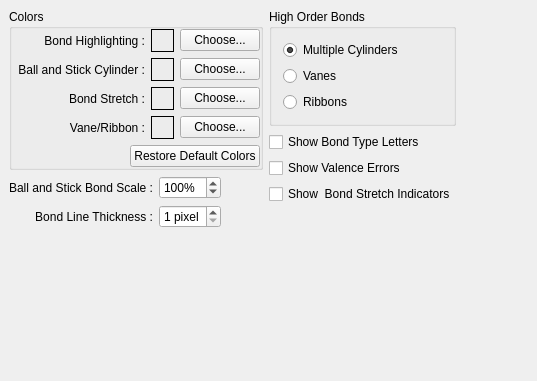
     <widget class="QWidget" name="TabPage" >
      <attribute name="title" >
       <string>Bonds</string>
      </attribute>
      <layout class="QGridLayout" >
       <property name="margin" >
        <number>9</number>
       </property>
       <property name="spacing" >
        <number>6</number>
       </property>
       <item row="0" column="2" >
        <spacer>
         <property name="orientation" >
          <enum>Qt::Horizontal</enum>
         </property>
         <property name="sizeType" >
          <enum>QSizePolicy::Expanding</enum>
         </property>
         <property name="sizeHint" >
          <size>
           <width>72</width>
           <height>20</height>
          </size>
         </property>
        </spacer>
       </item>
       <item row="0" column="1" >
        <layout class="QVBoxLayout" >
         <property name="margin" >
          <number>0</number>
         </property>
         <property name="spacing" >
          <number>6</number>
         </property>
         <item>
          <widget class="QGroupBox" name="high_order_bond_display_groupbox" >
           <property name="title" >
            <string>High Order Bonds</string>
           </property>
           <layout class="QVBoxLayout" >
            <property name="margin" >
             <number>11</number>
            </property>
            <property name="spacing" >
             <number>6</number>
            </property>
            <item>
             <widget class="QRadioButton" name="multCyl_radioButton" >
              <property name="toolTip" >
               <string>Display high order bonds using multiple cylinders</string>
              </property>
              <property name="text" >
               <string>Multiple Cylinders</string>
              </property>
              <property name="checked" >
               <bool>true</bool>
              </property>
             </widget>
            </item>
            <item>
             <widget class="QRadioButton" name="vanes_radioButton" >
              <property name="toolTip" >
               <string>Display pi systems in high order bonds as Vanes</string>
              </property>
              <property name="text" >
               <string>Vanes</string>
              </property>
             </widget>
            </item>
            <item>
             <widget class="QRadioButton" name="ribbons_radioButton" >
              <property name="toolTip" >
               <string>Display pi systems in high order bonds as Ribbons</string>
              </property>
              <property name="text" >
               <string>Ribbons</string>
              </property>
             </widget>
            </item>
           </layout>
          </widget>
         </item>
         <item>
          <widget class="QCheckBox" name="show_bond_labels_checkbox" >
           <property name="toolTip" >
            <string>Display Bond Type Label</string>
           </property>
           <property name="text" >
            <string>Show Bond Type Letters</string>
           </property>
          </widget>
         </item>
         <item>
          <widget class="QCheckBox" name="show_valence_errors_checkbox" >
           <property name="toolTip" >
            <string>Enable/Disable Valence Error Checker</string>
           </property>
           <property name="text" >
            <string>Show Valence Errors</string>
           </property>
          </widget>
         </item>
         <item>
          <widget class="QCheckBox" name="showBondStretchIndicators_checkBox" >
           <property name="toolTip" >
            <string>Enable/Disable Display of Bond Stretch Indicators</string>
           </property>
           <property name="text" >
            <string>Show  Bond Stretch Indicators</string>
           </property>
          </widget>
         </item>
         <item>
          <spacer>
           <property name="orientation" >
            <enum>Qt::Vertical</enum>
           </property>
           <property name="sizeHint" >
            <size>
             <width>20</width>
             <height>40</height>
            </size>
           </property>
          </spacer>
         </item>
        </layout>
       </item>
       <item row="0" column="0" >
        <layout class="QVBoxLayout" >
         <property name="margin" >
          <number>0</number>
         </property>
         <property name="spacing" >
          <number>6</number>
         </property>
         <item>
          <widget class="QGroupBox" name="groupBox4" >
           <property name="title" >
            <string>Colors</string>
           </property>
           <layout class="QGridLayout" >
            <property name="margin" >
             <number>0</number>
            </property>
            <property name="spacing" >
             <number>6</number>
            </property>
            <item row="1" column="0" colspan="2" >
             <layout class="QHBoxLayout" >
              <property name="margin" >
               <number>0</number>
              </property>
              <property name="spacing" >
               <number>6</number>
              </property>
              <item>
               <spacer>
                <property name="orientation" >
                 <enum>Qt::Horizontal</enum>
                </property>
                <property name="sizeType" >
                 <enum>QSizePolicy::Expanding</enum>
                </property>
                <property name="sizeHint" >
                 <size>
                  <width>40</width>
                  <height>20</height>
                 </size>
                </property>
               </spacer>
              </item>
              <item>
               <widget class="QPushButton" name="reset_bond_colors_btn" >
                <property name="text" >
                 <string>Restore Default Colors</string>
                </property>
                <property name="autoDefault" >
                 <bool>false</bool>
                </property>
               </widget>
              </item>
             </layout>
            </item>
            <item row="0" column="1" >
             <layout class="QGridLayout" >
              <property name="margin" >
               <number>0</number>
              </property>
              <property name="spacing" >
               <number>6</number>
              </property>
              <item row="0" column="0" >
               <widget class="QLabel" name="textLabel3_2" >
                <property name="sizePolicy" >
                 <sizepolicy>
                  <hsizetype>5</hsizetype>
                  <vsizetype>5</vsizetype>
                  <horstretch>0</horstretch>
                  <verstretch>0</verstretch>
                 </sizepolicy>
                </property>
                <property name="text" >
                 <string>Bond Highlighting :</string>
                </property>
                <property name="alignment" >
                 <set>Qt::AlignRight|Qt::AlignTrailing|Qt::AlignVCenter</set>
                </property>
               </widget>
              </item>
              <item row="2" column="1" >
               <layout class="QHBoxLayout" >
                <property name="margin" >
                 <number>0</number>
                </property>
                <property name="spacing" >
                 <number>6</number>
                </property>
                <item>
                 <widget class="QFrame" name="bond_stretch_color_frame" >
                  <property name="minimumSize" >
                   <size>
                    <width>23</width>
                    <height>23</height>
                   </size>
                  </property>
                  <property name="maximumSize" >
                   <size>
                    <width>23</width>
                    <height>23</height>
                   </size>
                  </property>
                  <property name="frameShape" >
                   <enum>QFrame::Box</enum>
                  </property>
                  <property name="frameShadow" >
                   <enum>QFrame::Plain</enum>
                  </property>
                 </widget>
                </item>
                <item>
                 <widget class="QPushButton" name="bond_stretch_color_btn" >
                  <property name="text" >
                   <string>Choose...</string>
                  </property>
                  <property name="autoDefault" >
                   <bool>false</bool>
                  </property>
                  <property name="default" >
                   <bool>false</bool>
                  </property>
                 </widget>
                </item>
               </layout>
              </item>
              <item row="0" column="1" >
               <layout class="QHBoxLayout" >
                <property name="margin" >
                 <number>0</number>
                </property>
                <property name="spacing" >
                 <number>6</number>
                </property>
                <item>
                 <widget class="QFrame" name="bond_hilite_color_frame" >
                  <property name="minimumSize" >
                   <size>
                    <width>23</width>
                    <height>23</height>
                   </size>
                  </property>
                  <property name="maximumSize" >
                   <size>
                    <width>23</width>
                    <height>23</height>
                   </size>
                  </property>
                  <property name="frameShape" >
                   <enum>QFrame::Box</enum>
                  </property>
                  <property name="frameShadow" >
                   <enum>QFrame::Plain</enum>
                  </property>
                 </widget>
                </item>
                <item>
                 <widget class="QPushButton" name="bond_hilite_color_btn" >
                  <property name="text" >
                   <string>Choose...</string>
                  </property>
                  <property name="autoDefault" >
                   <bool>false</bool>
                  </property>
                 </widget>
                </item>
               </layout>
              </item>
              <item row="3" column="0" >
               <widget class="QLabel" name="textLabel3_3" >
                <property name="text" >
                 <string>Vane/Ribbon :</string>
                </property>
                <property name="alignment" >
                 <set>Qt::AlignRight|Qt::AlignTrailing|Qt::AlignVCenter</set>
                </property>
               </widget>
              </item>
              <item row="1" column="1" >
               <layout class="QHBoxLayout" >
                <property name="margin" >
                 <number>0</number>
                </property>
                <property name="spacing" >
                 <number>6</number>
                </property>
                <item>
                 <widget class="QFrame" name="ballstick_bondcolor_frame" >
                  <property name="minimumSize" >
                   <size>
                    <width>23</width>
                    <height>23</height>
                   </size>
                  </property>
                  <property name="maximumSize" >
                   <size>
                    <width>23</width>
                    <height>23</height>
                   </size>
                  </property>
                  <property name="frameShape" >
                   <enum>QFrame::Box</enum>
                  </property>
                  <property name="frameShadow" >
                   <enum>QFrame::Plain</enum>
                  </property>
                 </widget>
                </item>
                <item>
                 <widget class="QPushButton" name="ballstick_bondcolor_btn" >
                  <property name="text" >
                   <string>Choose...</string>
                  </property>
                  <property name="autoDefault" >
                   <bool>false</bool>
                  </property>
                 </widget>
                </item>
               </layout>
              </item>
              <item row="1" column="0" >
               <widget class="QLabel" name="textLabel3" >
                <property name="text" >
                 <string>Ball and Stick Cylinder :</string>
                </property>
                <property name="alignment" >
                 <set>Qt::AlignRight|Qt::AlignTrailing|Qt::AlignVCenter</set>
                </property>
               </widget>
              </item>
              <item row="2" column="0" >
               <widget class="QLabel" name="textLabel3_2_2" >
                <property name="sizePolicy" >
                 <sizepolicy>
                  <hsizetype>5</hsizetype>
                  <vsizetype>5</vsizetype>
                  <horstretch>0</horstretch>
                  <verstretch>0</verstretch>
                 </sizepolicy>
                </property>
                <property name="minimumSize" >
                 <size>
                  <width>0</width>
                  <height>0</height>
                 </size>
                </property>
                <property name="text" >
                 <string>Bond Stretch :</string>
                </property>
                <property name="alignment" >
                 <set>Qt::AlignRight|Qt::AlignTrailing|Qt::AlignVCenter</set>
                </property>
               </widget>
              </item>
              <item row="3" column="1" >
               <layout class="QHBoxLayout" >
                <property name="margin" >
                 <number>0</number>
                </property>
                <property name="spacing" >
                 <number>6</number>
                </property>
                <item>
                 <widget class="QFrame" name="bond_vane_color_frame" >
                  <property name="minimumSize" >
                   <size>
                    <width>23</width>
                    <height>23</height>
                   </size>
                  </property>
                  <property name="maximumSize" >
                   <size>
                    <width>23</width>
                    <height>23</height>
                   </size>
                  </property>
                  <property name="frameShape" >
                   <enum>QFrame::Box</enum>
                  </property>
                  <property name="frameShadow" >
                   <enum>QFrame::Plain</enum>
                  </property>
                 </widget>
                </item>
                <item>
                 <widget class="QPushButton" name="bond_vane_color_btn" >
                  <property name="text" >
                   <string>Choose...</string>
                  </property>
                  <property name="autoDefault" >
                   <bool>false</bool>
                  </property>
                 </widget>
                </item>
               </layout>
              </item>
             </layout>
            </item>
           </layout>
          </widget>
         </item>
         <item>
          <layout class="QHBoxLayout" >
           <property name="margin" >
            <number>0</number>
           </property>
           <property name="spacing" >
            <number>6</number>
           </property>
           <item>
            <layout class="QVBoxLayout" >
             <property name="margin" >
              <number>0</number>
             </property>
             <property name="spacing" >
              <number>6</number>
             </property>
             <item>
              <widget class="QLabel" name="textLabel1_3" >
               <property name="toolTip" >
                <string>Set scale (size) factor for the cylinder representing bonds in Ball and Stick display mode</string>
               </property>
               <property name="text" >
                <string>Ball and Stick Bond Scale :</string>
               </property>
               <property name="alignment" >
                <set>Qt::AlignRight|Qt::AlignTrailing|Qt::AlignVCenter</set>
               </property>
              </widget>
             </item>
             <item>
              <widget class="QLabel" name="textLabel1" >
               <property name="toolTip" >
                <string>Bond thickness (in pixels) for Lines Display Mode</string>
               </property>
               <property name="text" >
                <string>Bond Line Thickness :</string>
               </property>
               <property name="alignment" >
                <set>Qt::AlignRight|Qt::AlignTrailing|Qt::AlignVCenter</set>
               </property>
              </widget>
             </item>
            </layout>
           </item>
           <item>
            <layout class="QVBoxLayout" >
             <property name="margin" >
              <number>0</number>
             </property>
             <property name="spacing" >
              <number>6</number>
             </property>
             <item>
              <widget class="QSpinBox" name="cpk_cylinder_rad_spinbox" >
               <property name="toolTip" >
                <string>Set scale (size) factor for the cylinder representing bonds in Ball and Stick display mode</string>
               </property>
               <property name="suffix" >
                <string>%</string>
               </property>
               <property name="maximum" >
                <number>400</number>
               </property>
               <property name="minimum" >
                <number>50</number>
               </property>
               <property name="value" >
                <number>100</number>
               </property>
              </widget>
             </item>
             <item>
              <widget class="QSpinBox" name="bond_line_thickness_spinbox" >
               <property name="toolTip" >
                <string>Bond thickness (in pixels) for Lines Display Mode</string>
               </property>
               <property name="suffix" >
                <string> pixel</string>
               </property>
               <property name="maximum" >
                <number>4</number>
               </property>
               <property name="minimum" >
                <number>1</number>
               </property>
              </widget>
             </item>
            </layout>
           </item>
           <item>
            <spacer>
             <property name="orientation" >
              <enum>Qt::Horizontal</enum>
             </property>
             <property name="sizeType" >
              <enum>QSizePolicy::Expanding</enum>
             </property>
             <property name="sizeHint" >
              <size>
               <width>16</width>
               <height>20</height>
              </size>
             </property>
            </spacer>
           </item>
          </layout>
         </item>
         <item>
          <spacer>
           <property name="orientation" >
            <enum>Qt::Vertical</enum>
           </property>
           <property name="sizeType" >
            <enum>QSizePolicy::Expanding</enum>
           </property>
           <property name="sizeHint" >
            <size>
             <width>20</width>
             <height>144</height>
            </size>
           </property>
          </spacer>
         </item>
        </layout>
       </item>
      </layout>
     </widget>
